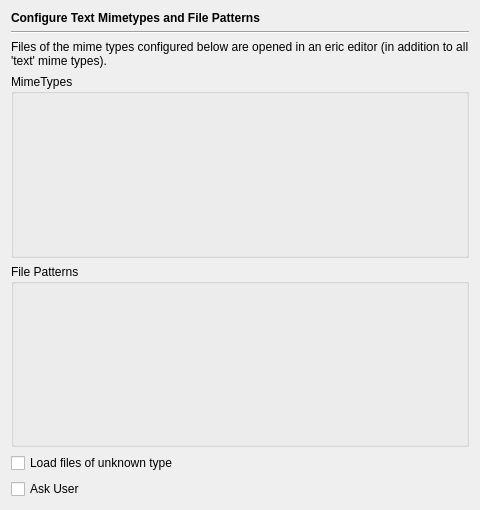
<?xml version="1.0" encoding="UTF-8"?>
<ui version="4.0">
 <class>MimeTypesPage</class>
 <widget class="QWidget" name="MimeTypesPage">
  <property name="geometry">
   <rect>
    <x>0</x>
    <y>0</y>
    <width>480</width>
    <height>510</height>
   </rect>
  </property>
  <layout class="QVBoxLayout" name="verticalLayout_3">
   <item>
    <widget class="QLabel" name="headerLabel">
     <property name="text">
      <string>&lt;b&gt;Configure Text Mimetypes and File Patterns&lt;/b&gt;</string>
     </property>
    </widget>
   </item>
   <item>
    <widget class="Line" name="line9">
     <property name="frameShape">
      <enum>QFrame::HLine</enum>
     </property>
     <property name="frameShadow">
      <enum>QFrame::Sunken</enum>
     </property>
     <property name="orientation">
      <enum>Qt::Horizontal</enum>
     </property>
    </widget>
   </item>
   <item>
    <widget class="QLabel" name="label">
     <property name="text">
      <string>Files of the mime types configured below are opened in an eric editor (in addition to all 'text' mime types).</string>
     </property>
     <property name="wordWrap">
      <bool>true</bool>
     </property>
    </widget>
   </item>
   <item>
    <widget class="QGroupBox" name="groupBox">
     <property name="title">
      <string>MimeTypes</string>
     </property>
     <layout class="QVBoxLayout" name="verticalLayout">
      <item>
       <widget class="EricStringListEditWidget" name="textMimeTypesList" native="true">
        <property name="sizePolicy">
         <sizepolicy hsizetype="Expanding" vsizetype="Expanding">
          <horstretch>0</horstretch>
          <verstretch>0</verstretch>
         </sizepolicy>
        </property>
        <property name="focusPolicy">
         <enum>Qt::WheelFocus</enum>
        </property>
       </widget>
      </item>
     </layout>
    </widget>
   </item>
   <item>
    <widget class="QGroupBox" name="groupBox_2">
     <property name="title">
      <string>File Patterns</string>
     </property>
     <layout class="QVBoxLayout" name="verticalLayout_2">
      <item>
       <widget class="EricStringListEditWidget" name="textFilePatternsList" native="true">
        <property name="sizePolicy">
         <sizepolicy hsizetype="Expanding" vsizetype="Expanding">
          <horstretch>0</horstretch>
          <verstretch>0</verstretch>
         </sizepolicy>
        </property>
        <property name="focusPolicy">
         <enum>Qt::WheelFocus</enum>
        </property>
       </widget>
      </item>
     </layout>
    </widget>
   </item>
   <item>
    <widget class="QCheckBox" name="loadUnknownCheckBox">
     <property name="toolTip">
      <string>Load files whose type cannot be determined.</string>
     </property>
     <property name="text">
      <string>Load files of unknown type</string>
     </property>
    </widget>
   </item>
   <item>
    <widget class="QCheckBox" name="askUserCheckBox">
     <property name="toolTip">
      <string>Select to ask the user, if a files type cannot be detected as being a text file.</string>
     </property>
     <property name="text">
      <string>Ask User</string>
     </property>
    </widget>
   </item>
  </layout>
 </widget>
 <customwidgets>
  <customwidget>
   <class>EricStringListEditWidget</class>
   <extends>QWidget</extends>
   <header>eric7/EricWidgets/EricStringListEditWidget.h</header>
   <container>1</container>
  </customwidget>
 </customwidgets>
 <tabstops>
  <tabstop>textMimeTypesList</tabstop>
  <tabstop>textFilePatternsList</tabstop>
  <tabstop>loadUnknownCheckBox</tabstop>
 </tabstops>
 <resources/>
 <connections/>
</ui>
